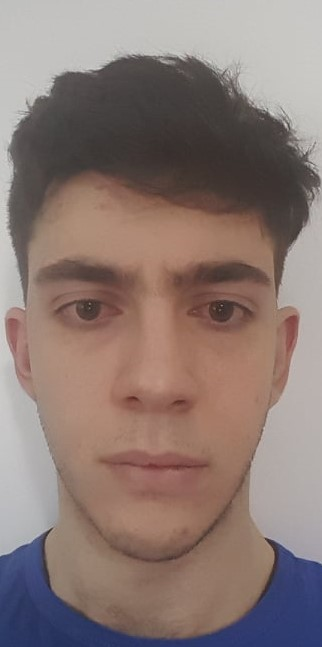
#> input picture 5_Image_Video_Analysis_Processing/Image_Cartoonification/1.jpg, 322 x 647 px
$ python -i final.py   (imports and definitions only)
#> lines starting #> are read from the running program, lines starting #| are printed output that depends on the picture
import cv2 as cv
import numpy as np
from skimage.morphology import disk
from skimage.util import random_noise
from skimage import filters, img_as_ubyte

# accept two point coordinates and check if their distance is more than 1 in one direction
# [4 lines left out: function dist_big_enough, not called in this run]

# compute amount variable for salt and pepper noise
def snp_amount(x):
    return 0.3 + x / 90

# image is passed as ubyte array
# [6 lines left out: function add_snp, not called in this run]

# return image with half of the original resolution
def resize(image):
    height = image.shape[0] // 2
    width = image.shape[1] // 2
    resized = cv.resize(image, dsize=(width, height))
    return resized

def produce_corners(image):
    # store results of corner detection in list, separately for each algorithm
    corners_st = []
    corners_h = []
    titles = []
    # loop through values for each variable that we investigate
    for n in [200, 400, 500, 600]:
        for q in [6, 8, 10, 14]:
            for d in [6, 8, 10, 14]:
                # for each parameter configuration apply corner detection
                param = dict(maxCorners=n, qualityLevel=q/100, minDistance=d)
                # save config params to print in the title
                title = "max_corners="+str(n)+", quality="+str(q/100)+", min_dist="+str(d)
                titles.append(title)
                # apply Shi-Tomashi
                corners_st.append(cv.goodFeaturesToTrack(image, useHarrisDetector=False, **param))
                # apply Harris
                corners_h.append(cv.goodFeaturesToTrack(image, useHarrisDetector=True, **param))
    return corners_st, corners_h, titles

# [32 lines left out: function part3, not called in this run]

# press "Backspace" for next corner detection configuration
# press "Escape" for next Lucas-Kanade configurations
# press "q" to quit execution
def part4(filename):
#> called with filename = '../Image_Cartoonification/1.jpg'
    video = cv.VideoCapture(filename)
    # different colors for Shi-Tomashi and Harris corner detector
    color = (0, 255, 0)
    ret, fr = video.read()
#> fr is the input picture: shape (647, 322, 3); mean B, G, R 115.9, 121.1, 139.1
    video.release()
    if ret is False:
        print("Invalid Input File\n")
        exit(0)
    # resize frame
    frame = resize(fr)
    #covnert to grayscale and find feature points for the first frame
    gray = cv.cvtColor(frame, cv.COLOR_BGR2GRAY)
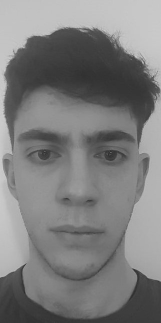
#> gray: shape (323, 161); min 45, max 205, mean 125.8
    c_st, h_st, conf = produce_corners(gray)
#> after the loop in produce_corners, `for n in [200, 400, 500, 600]:`: corners_h = 64 items
#> c_st = 64 items; h_st = 64 items; conf = 64 items

    #first loop's previous gray image will be the first
    prev_gray = gray.copy()
    # loop through diffent configurations for Lucas-Kanade
    for win_size in [3, 9, 15]:
        for max_l in [1, 3, 5]:
            # declare current config
            lk_par = dict(winSize=(win_size, win_size), maxLevel=max_l, criteria=(cv.TERM_CRITERIA_EPS | cv.TERM_CRITERIA_COUNT, 10, 0.01))
#> lk_par = {'winSize': (3, 3), 'maxLevel': 1, 'criteria': (3, 10, 0.01)}
            # loop through corner detection configurations
            for p_st, p_h, title in zip(c_st, h_st, conf):

                #open video again to compute sparse optical flow
                video = cv.VideoCapture(filename)
                # keep list with lists of the positions for every point that we track (both algorithms)
                tracks_l = [[],[]]
                for x, y in np.float32(p_st).reshape(-1, 2):
                    tracks_l[0].append([(x, y)])
#> this loop made 61 passes
#> (x, y) on passes 1 to 12: (24, 47), (133, 269), (153, 81), (144, 71), (14, 52), (92, 29), (157, 94), (11, 153), (133, 55), (115, 40), (143, 63), (147, 158)
                for x, y in np.float32(p_h).reshape(-1, 2):
                    tracks_l[1].append([(x, y)])
#> this loop made 27 passes
#> (x, y) on passes 1 to 12: (133, 269), (24, 47), (153, 77), (133, 55), (142, 63), (92, 29), (144, 71), (27, 39), (14, 53), (24, 265), (148, 158), (158, 93)

                # calculate optical flow loop
                while video.isOpened():
                    ret, fr = video.read()
                    if ret is False:
                        break
                    # resize frame and convert to grayscale
                    frame = resize(fr)
                    gray = cv.cvtColor(frame, cv.COLOR_BGR2GRAY)
                    out_image = [frame.copy(), frame.copy()]

                    # for each corner detection algorithm
                    for tracks, alg, out_im in zip(tracks_l, ["Shi-Tomashi", "Harris"], out_image):
                        # retrive last position of tracked points and store the coordinates in prev_points
                        p_before = np.float32([tr[-1] for tr in tracks]).reshape(-1, 1, 2)

                        # calculate sparse optical flow using Lucas-Kanade
                        p_after, status, err = cv.calcOpticalFlowPyrLK(prev_gray, gray, p_before, None, **lk_par)

                        # apply algorithm again backwards from new to old image for the new points position
                        p_backtrace, status, err = cv.calcOpticalFlowPyrLK(gray, prev_gray, p_after, None, **lk_par)

                        # calculate difference between old  potition and backtraced position of each point
                        dif = abs(p_before - p_backtrace).reshape(-1, 2).max(-1)
                        # create status flag to discard false detection of momvement in similar/uniform areas
                        status = dif < 1

                        # create a new list and store valid tracks
                        new_tracks = []
                        # for each tracked feature point
                        for tr, (x, y), status in zip(tracks, p_after.reshape(-1, 2), status):
                            if status:  # if point is valid
                                # add new potition to point's flow
                                tr.append((x, y))
                                # reduce length of the stored potitions (keep last <track_len> potitions)
                                while len(tr) > track_length:
                                    del tr[0]
                                # store point's potitions in new tracks
                                new_tracks.append(tr)
                        # update tracks
                        tracks = new_tracks
                        # update track_l
                        if alg=="Harris":
                            tracks_l[1] = tracks
                        else:
                            tracks_l[0] = tracks

                        # draw movement for tracked points
                        for tr in tracks:
                            # check last and first and last known position are different before drawing
                            cv.circle(out_im, tr[-1], 2, color, -1)
                            cv.polylines(out_im, [np.int32(tr)], False, color)

                        t = str(alg)+" "+title+" lk("+str(win_size)+","+str(max_l)+")"
                        cv.imshow(t, out_im)
                        cv.moveWindow("Shi-Tomashi"+" "+title+" lk("+str(win_size)+","+str(max_l)+")", 200, 200)
                        cv.moveWindow("Harris"+" "+title+" lk("+str(win_size)+","+str(max_l)+")", 1000, 200)
#> this loop made 2 passes
#> alg on passes 1 to 2: 'Shi-Tomashi', 'Harris'
#> pass 1, in part4, `cv.imshow(t, out_im)`:
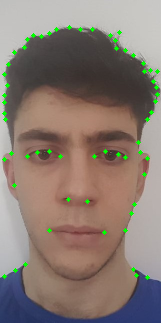
#> window 'Shi-Tomashi max_corners=200, q': shape (323, 161, 3); mean B, G, R 114, 123.1, 136.9
#> pass 2, in part4, `cv.imshow(t, out_im)`:
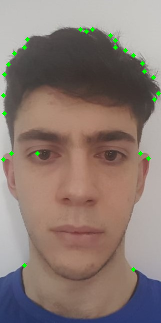
#> window 'Harris max_corners=200, qualit': shape (323, 161, 3); mean B, G, R 115, 121.9, 138.1
#> after the loop, tr = [(3, 95), (3, 95)]; tracks_l = 2 items

                    prev_gray = gray
                    ch = cv.waitKey(1)
#> (key Esc is pressed here)

                    if ch == 8 or ch == 27 or ch == 113:
                        break
                video.release()
                cv.destroyAllWindows()
                if ch == 113:
                    exit(0)
                elif ch == 27:
                    break

# [342 lines left out: functions part5, part6, part7, not called in this run]

filename = "VIRAT_S_010000_08_000893_001024.mp4"

# Shi-Tomashi and Harris chosen parameters
h_params = dict(maxCorners=600, qualityLevel=0.06, minDistance=8, blockSize=7)
st_params = dict(maxCorners=500, qualityLevel=0.08, minDistance=8, blockSize=7)

# Lucas-Kanade parameters
lk_params = dict(winSize=(9, 9), maxLevel=3, criteria=(cv.TERM_CRITERIA_EPS | cv.TERM_CRITERIA_COUNT, 10, 0.01))

# number of last feuture point's positions that we store
track_length = 50
# number of frames between each refresh with corner detection
refresh_interval = 30

# [8 lines of commented-out code are left out]

# [19 lines not run here, left out]

>>> result = part4('../Image_Cartoonification/1.jpg')
